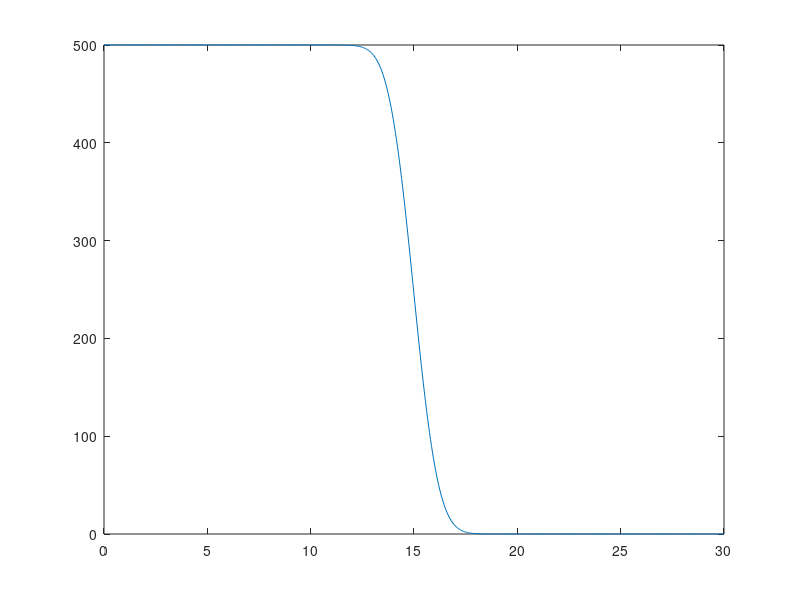

Write MATLAB code to recreate this figure.
clc
clear
close all

% physics
D = 100;
Lx = 30; %300

% numerical properties
dx = 0.05;
x = 0:dx:Lx;
nt = 10000;

% initial condition
%Choose an initial condition where C = C1 when x <Lx / 2 and C = 0 when x> Lx / 2.
C1 = 500;
C = zeros(size(x));
C(x<Lx/2) = C1;
figure;
plot(x,C)

% impose a condition on the time step (use the above described rule)
dt = dx^2/(2.1*D); %2.5

% model run
%solve the heat equation and plot the result.

% for t = 1:nt
%     q = -diff(C)./dx; %(C(i+1)-C(i))/dx;
%     C(2:end-1) = C(2:end-1) - 10 .* diff(q)./dx .* dt;
%     
%     if mod(t,10)==0
%         plot(x,C)
%         drawnow
%     end
% end

Cp = C;
t = 0;
res = 1e6;

while (res > 10)
    t = t+dt;
    q = -D *diff(C)./dx; %(C(i+1)-C(i))/dx;
    C(2:end-1) = C(2:end-1) - diff(q)./dx .* dt;
    
%     if mod(t,10)==0
%         plot(x,C)
%         drawnow
%     end
    plot(x,C)
    drawnow
    
    res = sum(abs(Cp-C));
    Cp = C;
end
